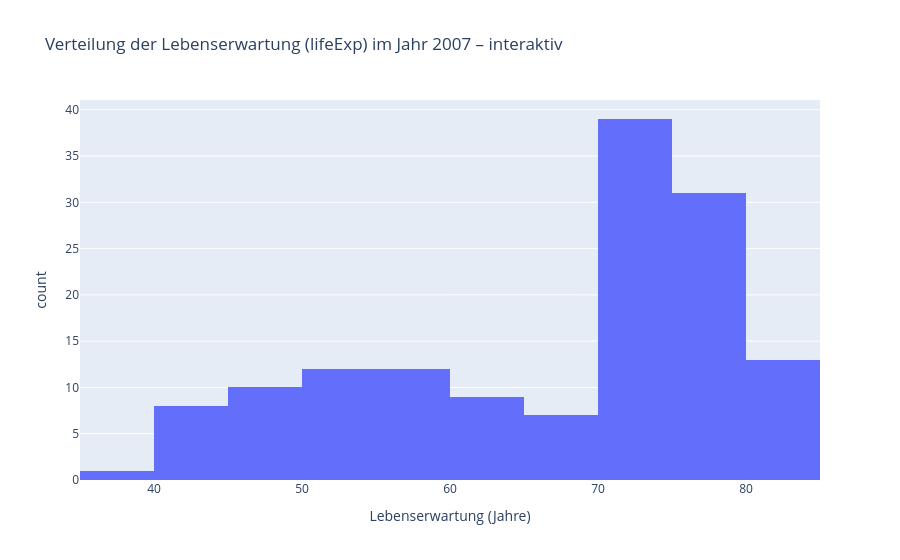

Notebook source saved alongside this figure:
### Code cell
# Interaktives Histogramm mit plotly.express
hist_interactive = px.histogram(
    df_2007,
    x="lifeExp",
    nbins=12,
    title="Verteilung der Lebenserwartung (lifeExp) im Jahr 2007 – interaktiv",
    labels={
        "lifeExp": "Lebenserwartung (Jahre)",
        "count": "Anzahl Länder"
    }
)

hist_interactive.show()

### Figure 1 — Plotly figure (JSON) as saved in the notebook; plotly's stock layout.template omitted (floating-point values rounded to 4 significant figures; data arrays with more than 128 entries replaced by an {"elided": "..."} marker saying what was removed)
{"data": [{"alignmentgroup": "True", "bingroup": "x", "hovertemplate": "Lebenserwartung (Jahre)=%{x}<br>count=%{y}<extra></extra>", "legendgroup": "", "marker": {"color": "#636efa", "pattern": {"shape": ""}}, "name": "", "nbinsx": 12, "offsetgroup": "", "orientation": "v", "showlegend": false, "type": "histogram", "x": {"elided": "142 float values"}, "xaxis": "x", "yaxis": "y"}], "layout": {"barmode": "relative", "legend": {"tracegroupgap": 0}, "title": {"text": "Verteilung der Lebenserwartung (lifeExp) im Jahr 2007 – interaktiv"}, "xaxis": {"anchor": "y", "domain": [0, 1], "title": {"text": "Lebenserwartung (Jahre)"}}, "yaxis": {"anchor": "x", "domain": [0, 1], "title": {"text": "count"}}}}
